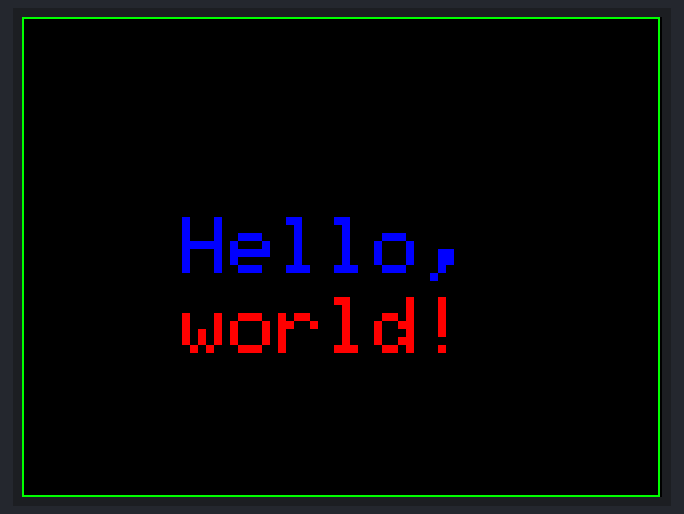
The sketch below on a simulated Arduino Uno, built with avr-gcc and run on an emulated ATmega328P. Parts: 320×240 colour display.

Above: at 0.3 s.

The sketch:

TFT_HelloWorld.ino
```cpp
#include <Adafruit_TFTLCD.h>
#include <Adafruit_GFX.h>
#include <TouchScreen.h>

#define LCD_CS A3
#define LCD_CD A2
#define LCD_WR A1
#define LCD_RD A0
#define LCD_RESET A4

#define TS_MINX 204
#define TS_MINY 195
#define TS_MAXX 948
#define TS_MAXY 910

#define YP A2  // must be an analog pin, use "An" notation!
#define XM A3  // must be an analog pin, use "An" notation!
#define YM 8   // can be a digital pin
#define XP 9   // can be a digital pin

#define BLACK   0x0000
#define BLUE    0x001F
#define RED     0xF800
#define GREEN   0x07E0
#define CYAN    0x07FF
#define MAGENTA 0xF81F
#define YELLOW  0xFFE0
#define WHITE   0xFFFF

Adafruit_TFTLCD tft(LCD_CS, LCD_CD, LCD_WR, LCD_RD, LCD_RESET);
TouchScreen ts = TouchScreen(XP, YP, XM, YM, 300);

void setup() {
  Serial.begin(9600);

  tft.reset();
  tft.begin(0x9341);
  tft.setRotation(3);

  tft.fillScreen(BLACK);
  tft.drawRect(0, 0, 319, 240, GREEN);

  tft.setCursor(80, 100);
  tft.setTextColor(BLUE);
  tft.setTextSize(4);
  tft.print("Hello, ");

  tft.setCursor(80, 140);
  tft.setTextColor(RED);
  tft.setTextSize(4);
  tft.print("world!");

}

void loop() {


}
```
